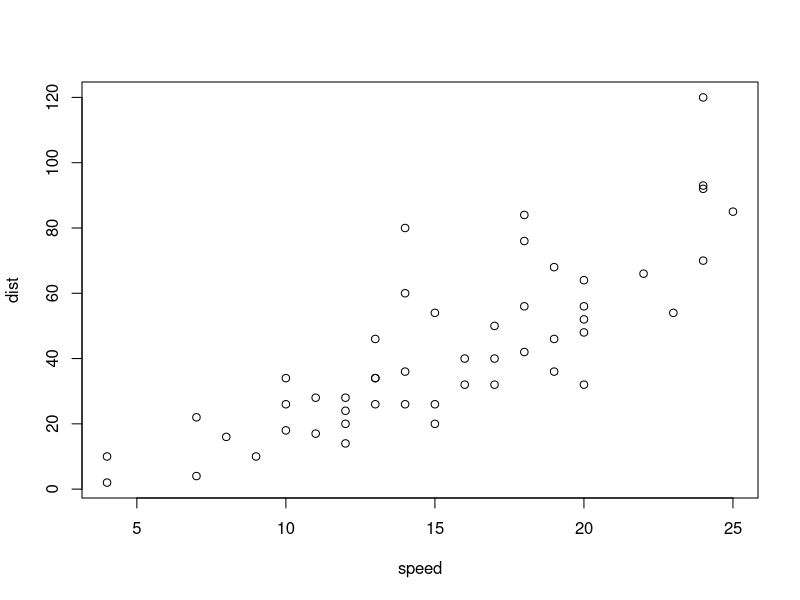
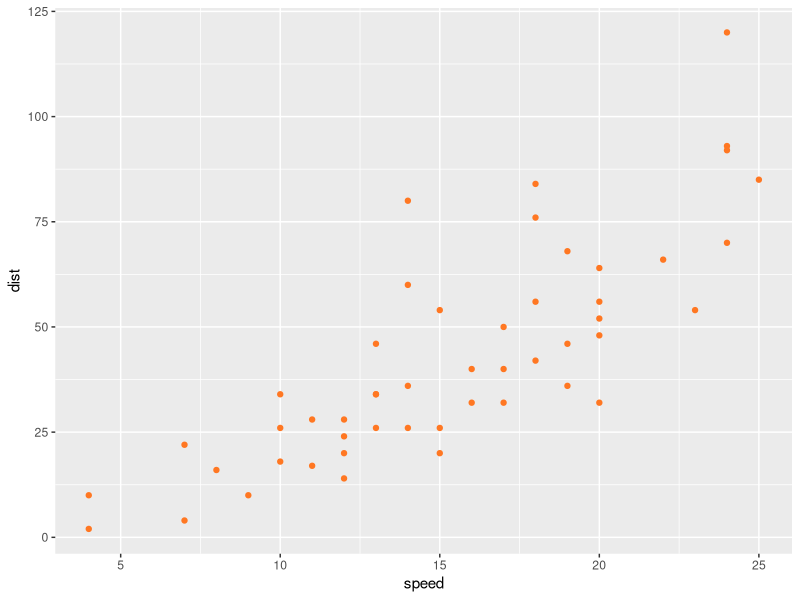

Recreate these plots in R, in order.
## ---- chunk 1
# packages
library(xtable)
library(ggplot2)
## ---- chunk 2
summary(cars)
## ---- chunk 3
# matrix of correlation
cor(cars)
## ---- chunk 4
plot(cars)
## ---- chunk 5
p <- ggplot(data = cars, aes(x = speed, y = dist)) +
  geom_point(col = '#FF7722')
p
